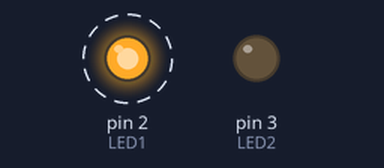
A sketch run on a simulated Arduino Uno, built with avr-gcc and run on an emulated ATmega328P. Shown: output pins drawn as LEDs (lit = HIGH). Dashed ring = blinking.

Above: at 0.2 s.
Timing chart, 0 to 3.0 s (numbered marks = the images above):
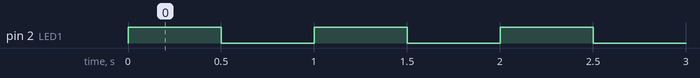

Measured:
- by itself, pin 2 (LED1): alternates HIGH for 0.50 s and LOW for 0.50 s

The sketch:

17.ino
```cpp
#define LED1 2
#define LED2 3
void setup()
{
  pinMode(LED1 , OUTPUT);
  pinMode(LED2 , OUTPUT);
}
void loop()
{
  blinkLED(LED1 , 500);
}
void blinkLED(int pin, int delay_value)
{
  digitalWrite(pin , HIGH);
  delay(delay_value);
  digitalWrite(pin , LOW);
  delay(delay_value);
}
```
